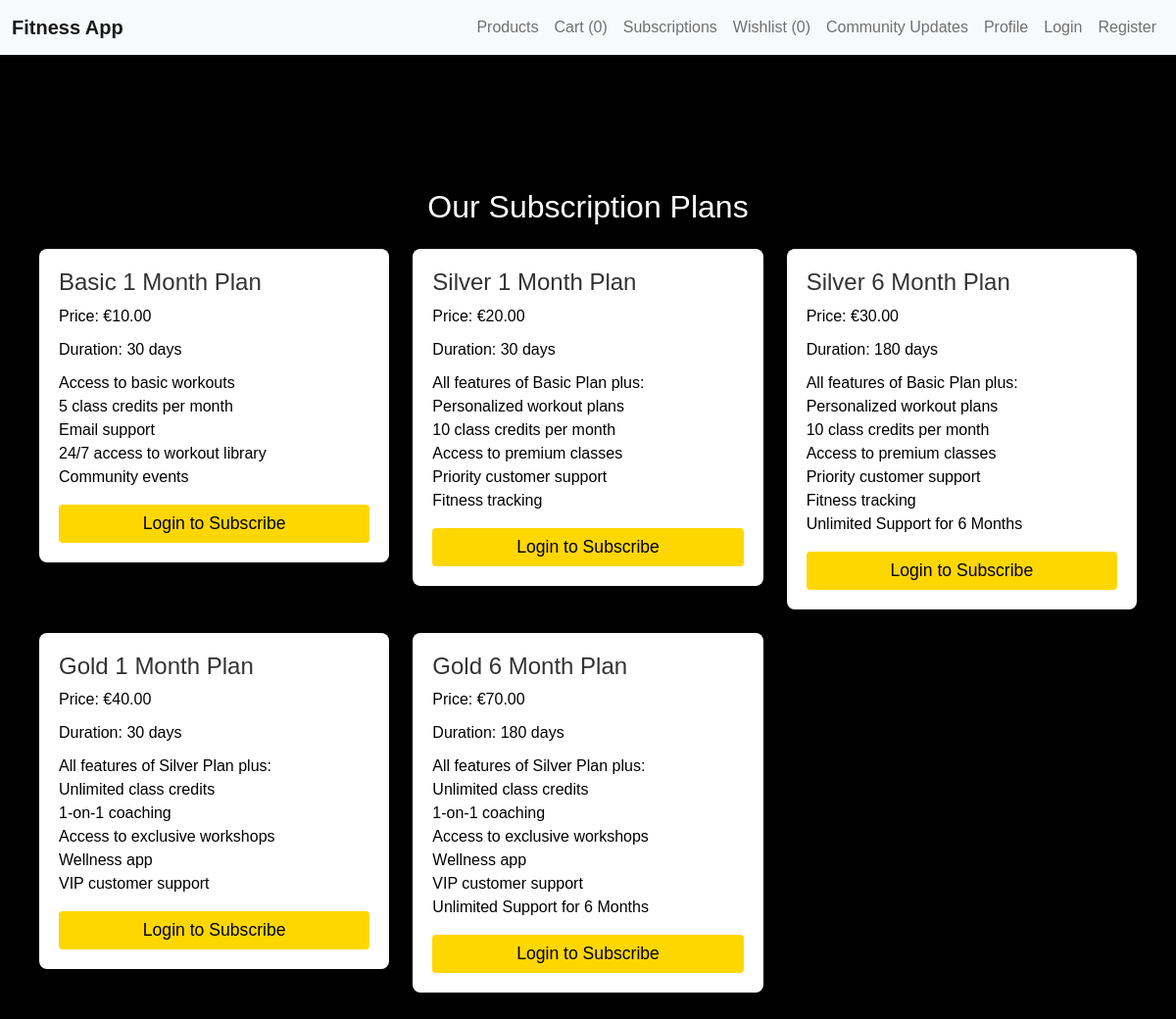
/subscription-plans/, run on the app's committed database.
### fitness/models.py (models this page shows, shortened)
class SubscriptionPlan(models.Model):
    name = models.CharField(max_length=100)
    price = models.DecimalField(max_digits=10, decimal_places=2)
    duration = models.IntegerField()  # Duration in days
    benefits = models.TextField()
    is_active = models.BooleanField(default=True)
    is_spotlight = models.BooleanField(default=False)
    created_at = models.DateTimeField(default=timezone.now)
    pause_requested = models.BooleanField(default=False)
    pause_approved = models.BooleanField(default=False)
    paused_at = models.DateTimeField(null=True, blank=True)
    resume_requested = models.BooleanField(default=False)
    resume_approved = models.BooleanField(default=False)

### fitness/views.py (the view)
# urls.py: path('subscription-plans/', views.subscription_plans, name='subscription_plans'),
def subscription_plans(request):
    subscription_plans = SubscriptionPlan.objects.all()
    plans = SubscriptionPlan.objects.filter(is_active=True)
    user_profile = getattr(request.user, 'userprofile', None)
    current_subscription = user_profile.subscription_plan if user_profile else None
    is_paused = user_profile.pause_approved if user_profile else False
    context = {
        'subscription_plans': subscription_plans,
        'user_profile': user_profile,
        'current_subscription': current_subscription,
        'is_paused': is_paused,
        'pause_requested': user_profile.pause_requested if user_profile else False,
        'pause_approved': is_paused,  # show 'pause approved' status
    }
    return render(request, 'fitness/subscription.html', context)

### fitness/context_processors.py (called while the page is built)
def cart_count(request):
    count = 0
    if request.user.is_authenticated:
        try:
            cart = Cart.objects.get(user=request.user)
            count = cart.get_total_items()
        except Cart.DoesNotExist:
            count = 0
    return {'cart_count': count}

def wishlist_count(request):
    if request.user.is_authenticated:
        wishlist, created = Wishlist.objects.get_or_create(user=request.user)
        count = wishlist.items.count()
    else:
        count = 0
    return {'wishlist_count': count}

### fitness/templates/fitness/subscription.html
{% extends "base.html" %}
{% load static %}
{% block content %}
<div class="container mt-5">
    <h2 class="text-center mb-4 subscription">Our Subscription Plans</h2>
    {% if subscription_plans %}
        <div class="row">
            {% for plan in subscription_plans %}
                <div class="col-md-4 mb-4">
                    <div class="card shadow-sm">
                        <div class="card-body">
                            <h3 class="card-title">{{ plan.name }}</h3>
                            <p class="card-text">Price: €{{ plan.price }}</p>
                            <p class="card-text">Duration: {{ plan.duration }} days</p>
                            <div class="card-text">
                                {{ plan.benefits|safe }}
                            </div>
                            <div class="mt-3">
                                {% if user.is_authenticated %}
                                    {% if user.userprofile.subscription_plan %}
                                        {% if user.userprofile.subscription_plan == plan %}
                                            {% if user.userprofile.subscription_plan.is_active %}
                                                <div class="alert alert-success">
                                                    Your subscription is active.
                                                </div>
                                                <a href="{% url 'profile' %}" class="btn btn-warning w-100 mt-2">Manage Subscription (Pause/Resume)</a>
                                                <form action="{% url 'cancel_subscription' %}" method="post">
                                                    {% csrf_token %}
                                                    <button type="submit" class="btn btn-danger w-100 mt-2">Cancel Current Subscription</button>
                                                </form>
                                            {% elif user.userprofile.subscription_plan.pause_requested %}
                                                <div class="alert alert-info">
                                                    Your request to pause the subscription is waiting for admin approval.
                                                </div>
                                                <form action="{% url 'cancel_pause_request' %}" method="post">
                                                    {% csrf_token %}
                                                    <button type="submit" class="btn btn-danger w-100 mt-2">Cancel Pause Request</button>
                                                </form>
                                            {% elif user.userprofile.subscription_plan.pause_approved %}
                                                <div class="alert alert-warning">
                                                    Your subscription is paused.<br>
                                                    Paused since: {{ user.userprofile.subscription_plan.paused_at|date:"F j, Y, g:i a" }}
                                                </div>
                                                <form action="{% url 'resume_subscription' %}" method="post">
                                                    {% csrf_token %}
                                                    <button type="submit" class="btn btn-success w-100 mt-2">Resume Subscription</button>
                                                </form>
                                                <form action="{% url 'cancel_subscription' %}" method="post">
                                                    {% csrf_token %}
                                                    <button type="submit" class="btn btn-danger w-100 mt-2">Cancel Subscription</button>
                                                </form>
                                            {% else %}
                                                <div class="alert alert-secondary">
                                                    Subscription status unknown. Please contact support.
                                                </div>
                                            {% endif %}
                                        {% else %}
                                            <div class="alert alert-warning">
                                                You already have an active subscription:
                                                <strong>{{ user.userprofile.subscription_plan.name }}</strong>.
                                            </div>
                                        {% endif %}
                                    {% else %}
                                        <a href="{% url 'cart:add_subscription_to_cart' plan.id %}" class="btn btn-primary w-100">Choose this Plan</a>
                                    {% endif %}
                                {% else %}
                                    <a href="{% url 'login' %}" class="btn btn-primary w-100">Login to Subscribe</a>
                                {% endif %}
                            </div>
                        </div>
                    </div>
                </div>
            {% endfor %}
        </div>
    {% else %}
        <p class="text-center">No subscription plans available.</p>
    {% endif %}
</div>
{% endblock %}

### static/css/style.css (style rules this page uses)
body { font-family: 'Montserrat', sans-serif; background-color: black; color: #333; padding-top: 80px; }
.container { margin-top: 60px; max-width: 1200px; margin-top: 100px; padding: 20px; border-radius: 8px; box-shadow: 0 4px 8px rgba(0, 0, 0, 0.1); }
ul { list-style-type: none; }
li { display: list-item; text-align: justify; unicode-bidi: isolate; }
ol, ul { padding-left: 0; }
.card-body { padding: 20px; }
.card-title { font-size: 1.5rem; }
.card-text { font-size: 1rem; color: black; }
.btn { font-size: 1.1rem; }
.mt-3 { margin-top: 15px; }
.mb-4 { margin-bottom: 30px; }
.card { border: none; box-shadow: 0 4px 8px rgba(0, 0, 0, 0.05); transition: transform 0.2s ease-in-out, box-shadow 0.2s; list-style-type: none; border-radius: 8px; }
.btn-primary { background-color: gold; border: none; margin-right: 0px; color: black; }
.spotlight, .subscription, .products, .wish, .community, .profile, .signout, .signin { color: #fff; }
p { margin-bottom: 10px; color: #fff; }

### data on the page
SubscriptionPlan: name "Basic 1 Month Plan", price "10.00", duration "30", benefits "Access to basic workouts 5 class credits per month Email support 24/7 access to workout library Community events"
SubscriptionPlan: name "Silver 1 Month Plan", price "20.00", duration "30", benefits "All features of Basic Plan plus: Personalized workout plans 10 class credits per month Access to premium classes Priority customer support Fitness tracking"
SubscriptionPlan: name "Silver 6 Month Plan", price "30.00", duration "180", benefits "All features of Basic Plan plus: Personalized workout plans 10 class credits per month Access to premium classes Priority customer support Fitness tracking Unlimited Support for 6 Months"
SubscriptionPlan: name "Gold 1 Month Plan", price "40.00", duration "30", benefits "All features of Silver Plan plus: Unlimited class credits 1-on-1 coaching Access to exclusive workshops Wellness app VIP customer support"
SubscriptionPlan: name "Gold 6 Month Plan", price "70.00", duration "180", benefits "All features of Silver Plan plus: Unlimited class credits 1-on-1 coaching Access to exclusive workshops Wellness app VIP customer support Unlimited Support for 6 Months"

### other printed values
{{ cart_count }} "0"
{{ wishlist_count }} "0"
